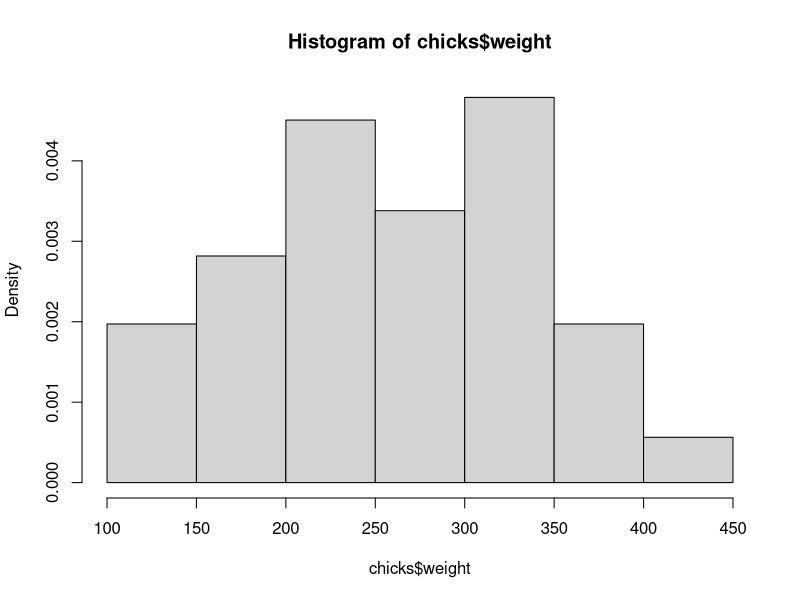
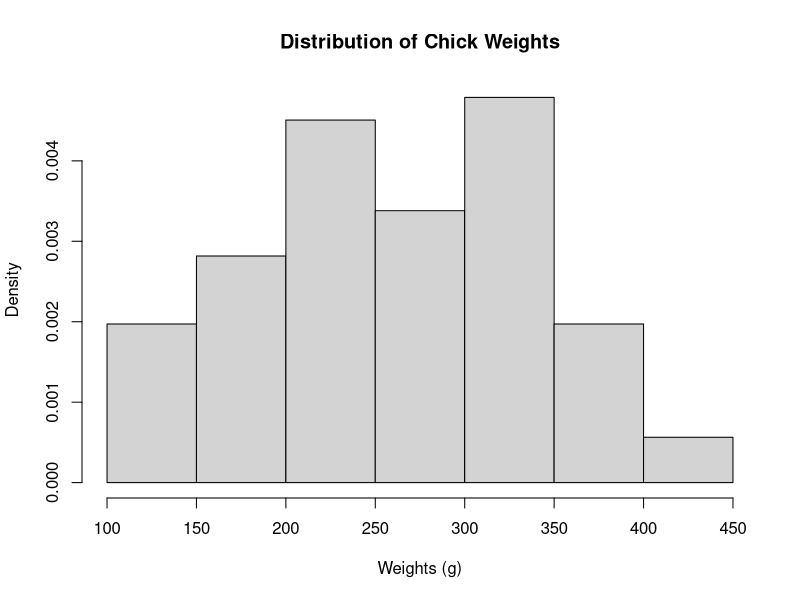
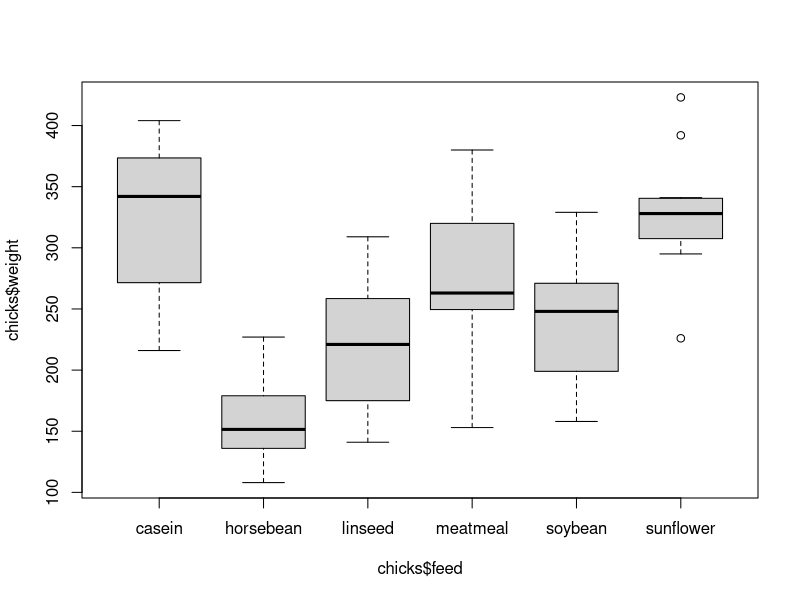
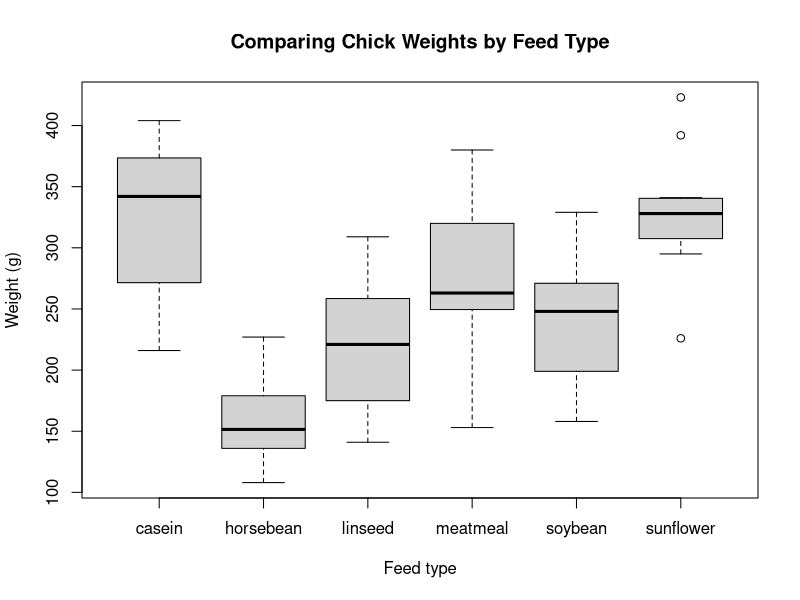
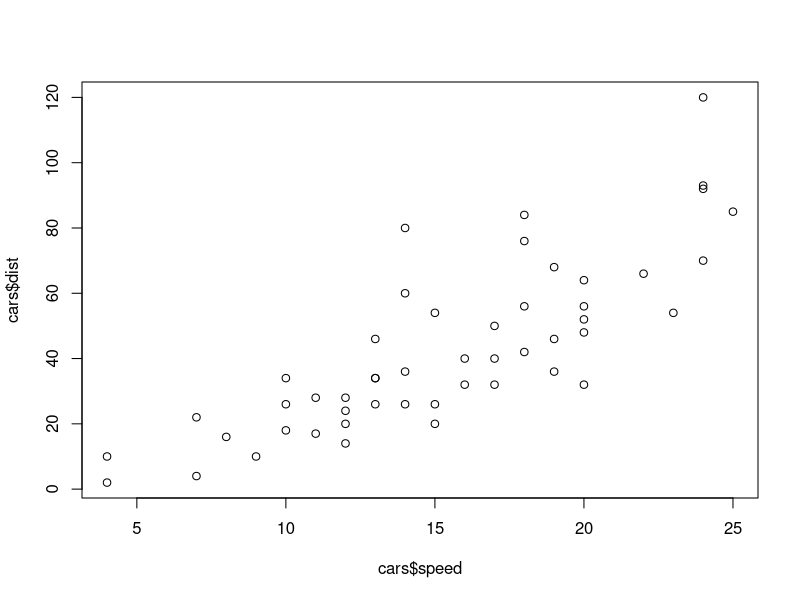
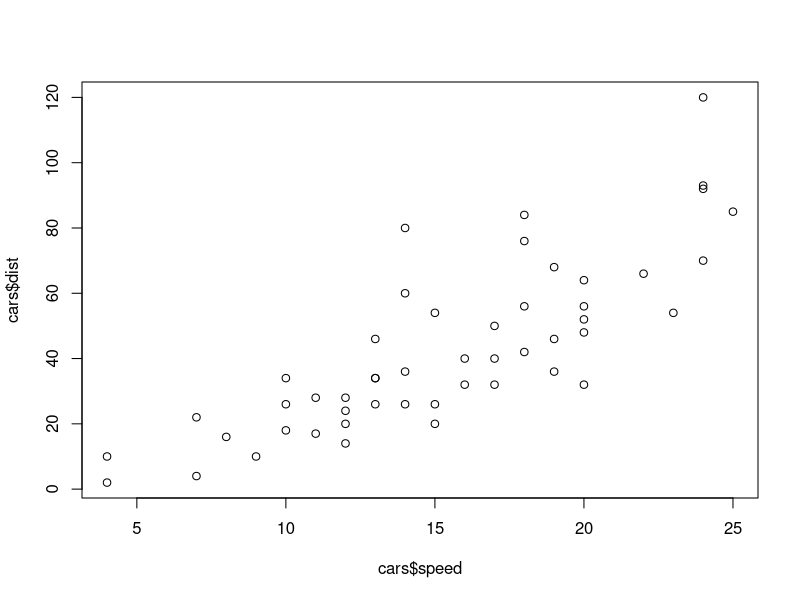
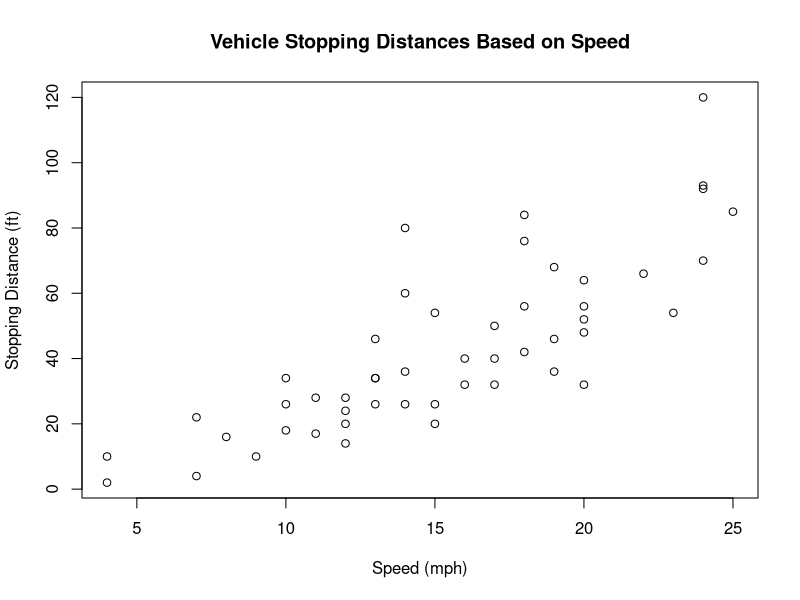

Source code (R) for these figures, in order:
chicks=chickwts
head(chicks)

# We can calculate means and standard deviations using the formulas
mymean=sum(chicks$weight)/length(chicks$weight)

# When calculating the standard deviation, it is helpful to note
#  that atomic formulas applied to vectors apply to the entire vector
squares=(chicks$weight-mymean)**2
sqrt(sum(squares)/(length(squares) - 1))

# Of course, being designed for statistical analysis, the 
#  tools for these simple calculations are similarly simple
mean(chicks$weight)
sd(chicks$weight)**2
var(chicks$weight)

# We can still use subsetting of our data if we want to see
#  how the means differ for two diets, such as "soybean" or "casein"
# We can either subset the data frame and look at weights
#  or subset the weights directly; both work.
mean(chicks[chicks$feed=="soybean",]$weight)
mean(chicks$weight[chicks$feed=="casein"])

# We can view the data using various graphical displays, lets start
#  with histograms. We can make a histogram easily in R using
#  the hist() function. We can make either a frequency or density
#  histogram, but frequency is the default. freq=FALSE in the function
#  will instead plot a density.
hist(chicks$weight, freq=FALSE,breaks=10)

# By default the labels on the graph are bad... we can change them with
#  xlab, ylab, and main arguments to the function. The y axis is fine
#  here but the x axis and title should change.
hist(chicks$weight, freq=FALSE, breaks=10,
     xlab="Weights (g)", main="Distribution of Chick Weights")

# We can construct boxplots with boxplot(), but a boxplot of a 
#  single variable isn't very informative. Instead we can view
#  how one variable relates to another using variable1~variable2,
#  where variable1 is numerical and variable2 is categorical.
#  We will use a similar notation when doing regression.
boxplot(chicks$weight~chicks$feed)

# Again be sure to fix the axis labels and titles!
boxplot(chicks$weight~chicks$feed, xlab='Feed type',
        ylab='Weight (g)', 
        main='Comparing Chick Weights by Feed Type')


# Lastly if we want to make a scatterplot, we use the plot()
#  function, which takes the X variable then the Y variable as
#  arguments. Alternatively we can use the same notation with ~
#  as above, in which case the y is left of ~, and the x to the right
# For this example we will use the cars dataset
head(cars)
plot(cars$speed, cars$dist)
plot(cars$dist~cars$speed)

# Fix your titles though! 
plot(cars$dist~cars$speed, xlab="Speed (mph)", 
     ylab="Stopping Distance (ft)", 
     main="Vehicle Stopping Distances Based on Speed")
